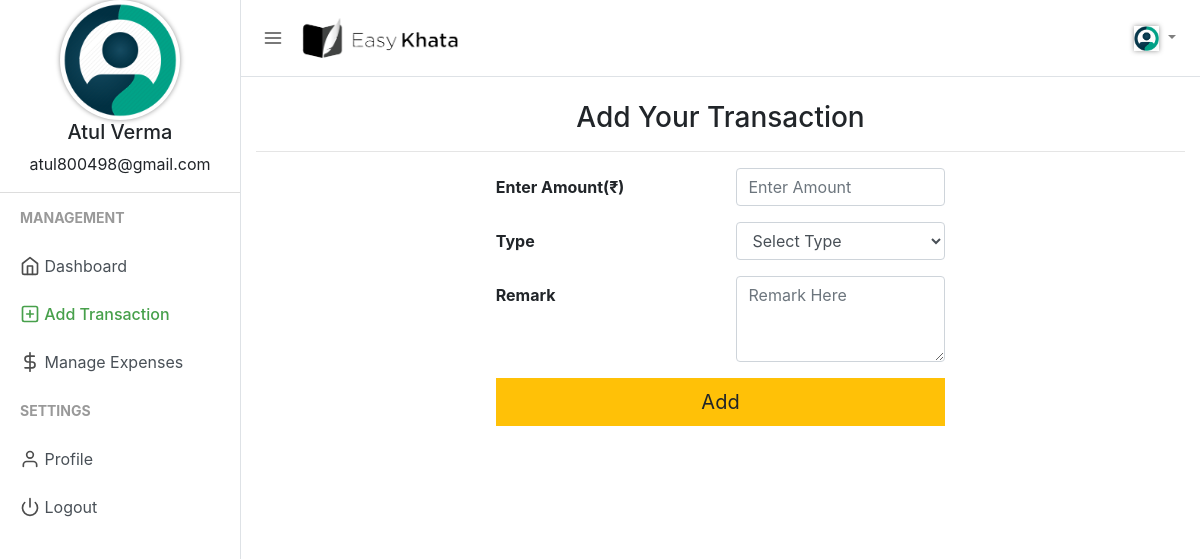
/Khata_Book/add_transaction.php (signed in), run on the app's committed database.
### tables this page shows
CREATE TABLE `user_details` (
  `UserID` int(11) NOT NULL,
  `FirstName` varchar(100) NOT NULL,
  `LastName` varchar(100) NOT NULL,
  `RegisteredOn` datetime DEFAULT current_timestamp()
);

CREATE TABLE `user_emails` (
  `EmailID` int(11) NOT NULL,
  `UserID` int(11) NOT NULL,
  `Email` varchar(255) NOT NULL
);

### Khata_Book/db/fetch_userdetails.php (called while the page is built, shortened)
<?php
function fetch_userdetails($id)
{
    $conn = connection();
    $userID = $id;
    $query = mysqli_prepare($conn, "SELECT
            ud.FirstName,
            ud.LastName,
            ud.RegisteredOn,
            ue.Email,
            uc.Phone
        FROM
            user_details ud
        LEFT JOIN
            user_emails ue ON ud.UserId = ue.UserId
        LEFT JOIN
            user_contacts uc ON ud.UserId = uc.UserId
        WHERE
            ud.UserId = ?");
    mysqli_stmt_bind_param($query, "i", $userID);
    mysqli_stmt_execute($query);
    $result = mysqli_stmt_get_result($query);
    $row = mysqli_fetch_assoc($result);
    return $row;
}
function fetch_userphoto($id)
{
    $conn = connection();
    $userID = $id;
    $query = mysqli_prepare($conn, "Select Path from user_photos where UserID=? ORDER BY PhotoID DESC LIMIT 1");
    mysqli_stmt_bind_param($query, "i", $userID);
    mysqli_stmt_execute($query);
    $result = mysqli_stmt_get_result($query);
    $row = mysqli_fetch_assoc($result);
}

### Khata_Book/add_transaction.php (the view, shortened to what this page needs)
<?php
include "db/fetch_userdetails.php";
$username =  $_SESSION['user_id'];
$userdetails = fetch_userdetails($username);
$firstname = $userdetails['FirstName'] ?? 'N/A';
$lastname = $userdetails['LastName'] ?? 'N/A';
$email = $userdetails['Email'] ?? 'N/A';
$profilepicture = fetch_userphoto($username) ?? "uploads/profile_default.png";
?>
<!DOCTYPE html>
<html lang="en">
<head>
    <link href="css/bootstrap.min.css" rel="stylesheet">
    <link href="css/style.css" rel="stylesheet">
</head>
<body>
    <div class="d-flex" id="wrapper">
        <div class="border-right" id="sidebar-wrapper">
            <div class="user">
                <img class="img img-fluid rounded-circle" src="<?php echo $profilepicture ?>" width="120">
                <h5><?php echo $firstname . " " . $lastname ?></h5>
                <p><?php echo $email ?></p>
            </div>
            <div class="sidebar-heading">Management</div>
            <div class="list-group list-group-flush">
                <a href="index.php" class="list-group-item list-group-item-action"><span data-feather="home"></span> Dashboard</a>
                <a href="add_transaction.php" class="list-group-item list-group-item-action sidebar-active"><span data-feather="plus-square"></span> Add Transaction</a>
                <a href="manage_expense.php" class="list-group-item list-group-item-action"><span data-feather="dollar-sign"></span> Manage Expenses</a>
            </div>
            <div class="sidebar-heading">Settings </div>
            <div class="list-group list-group-flush">
                <a href="profile.php" class="list-group-item list-group-item-action "><span data-feather="user"></span> Profile</a>
                <a href="logout.php" class="list-group-item list-group-item-action "><span data-feather="power"></span> Logout</a>
            </div>
        </div>
        <div id="page-content-wrapper">
            <nav class="navbar navbar-expand-lg navbar-light  border-bottom">
                <button class="toggler" type="button" id="menu-toggle" aria-expanded="false">
                    <span data-feather="menu"></span>
                </button>
                <a class="navbar-brand nav-item" href="#">
                    <img src="icon/Khata.png" height="50" alt="">
                </a>
                <div class="collapse navbar-collapse" id="navbarSupportedContent">
                    <ul class="navbar-nav ml-auto mt-2 mt-lg-0">
                        <li class="nav-item dropdown">
                            <a class="nav-link dropdown-toggle" href="#" id="navbarDropdown" role="button" data-toggle="dropdown" aria-haspopup="true" aria-expanded="false">
                                <img class="img img-fluid img-circle" src="<?php echo $profilepicture  ?>" width="25">
                            </a>
                        </li>
                    </ul>
                </div>
            </nav>
            <div class="container">
                <h3 class="mt-4 text-center">Add Your Transaction </h3>
                <hr>
                <div class="row ">
                    <div class="col-md-3"></div>
                    <div class="col-md" style="margin:0 auto;">
                        <form action="add_transaction.php" method="POST" id="trans_form">
                            <div class="form-group row">
                                <label for="trans_amount" class="col-sm-6 col-form-label"><b>Enter Amount(₹)</b></label>
                                <div class="col-md-6">
                                    <input type="text" class="form-control col-sm-12" placeholder="Enter Amount" id="trans_amount" name="trans_amount" required >
                                </div>
                            </div>
                            <div class="form-group row">
                                <label for="trans_type" class="col-sm-6 col-form-label"><b>Type</b></label>
                                <div class="col-md-6">
                                    <select id="trans_type" name="trans_type" class="form-select form-control col-sm-12" aria-label="Default select example" required>
                                        <option selected value="Not">Select Type</option>
                                    </select>
                                </div>
                            </div>
                            <div class="form-group row">
                                <label for="trans_remark" class="col-sm-6 col-form-label"><b>Remark</b></label>
                                <div class="col-md-6">
                                    <textarea class="form-control" id="trans_remark" rows="3" placeholder="Remark Here" name="trans_remark"></textarea>
                                </div>
                            </div>
                            <div class="form-group row">
                                <div class="col-md-12 text-right">
                                    <button class="btn btn-lg btn-block btn-warning" style="border-radius: 0%;" type="submit" name="trans_add">Add</button>
                                </div>
                            </div>
                        </form>
                    </div>
                    <div class="col-md-3"></div>
                </div>
            </div>
        </div>
    </div>
</body>
</html>

### Khata_Book/css/style.css (style rules this page uses)
body { background-color: #efefef; }
.feather { width: 20px; height: 20px; stroke: #4d4d4d; stroke-width: 2; stroke-linecap: round; stroke-linejoin: round; fill: none; vertical-align: text-bottom; }
.list-group { background-color: #ffffff; }
.list-group-item { border: none; }
.user { text-align: center; border-bottom: 1px solid #ddd; }
.user img { padding: 3px; object-fit: cover; }
.img-fluid { max-width: 100%; box-shadow: 0px 0px 5px #00000069; aspect-ratio: 1; }
.toggler { color: #000; background-color: #fff; border: none; outline: none; }
.sidebar-active { color: #47a04b; font-weight: 500; }
.sidebar-active .feather { stroke: #47a04b; font-weight: 500; }
#wrapper { overflow-x: hidden; background-color: #fff; }
#sidebar-wrapper { min-height: 100vh; margin-left: -15rem; -webkit-transition: margin 0.25s ease-out; -moz-transition: margin 0.25s ease-out; -o-transition: margin 0.25s ease-out; transition: margin 0.25s ease-out; }
#sidebar-wrapper .sidebar-heading { padding: 0.875rem 1.25rem; font-size: 14px; font-weight: bold; text-transform: uppercase; color: #999; }
#sidebar-wrapper .list-group { width: 15rem; }
#page-content-wrapper { min-width: 100vw; }
@media (min-width: 768px) { #sidebar-wrapper { margin-left: 0; } }
@media (min-width: 768px) { #page-content-wrapper { min-width: 0; width: 100%; } }

### data on the page
user_details: FirstName "Atul", LastName "Verma", user_emails.Email "atul800498@gmail.com"
